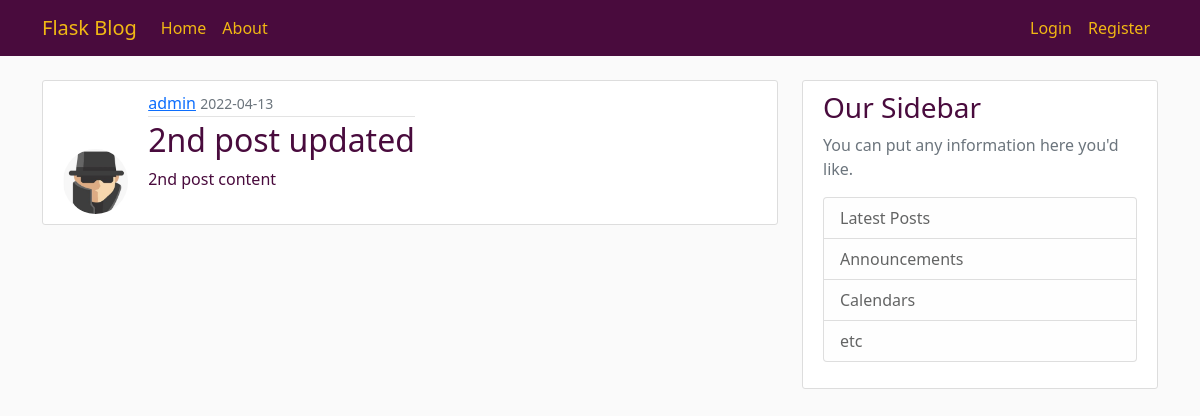
The page /post/2 on the database as committed earlier.
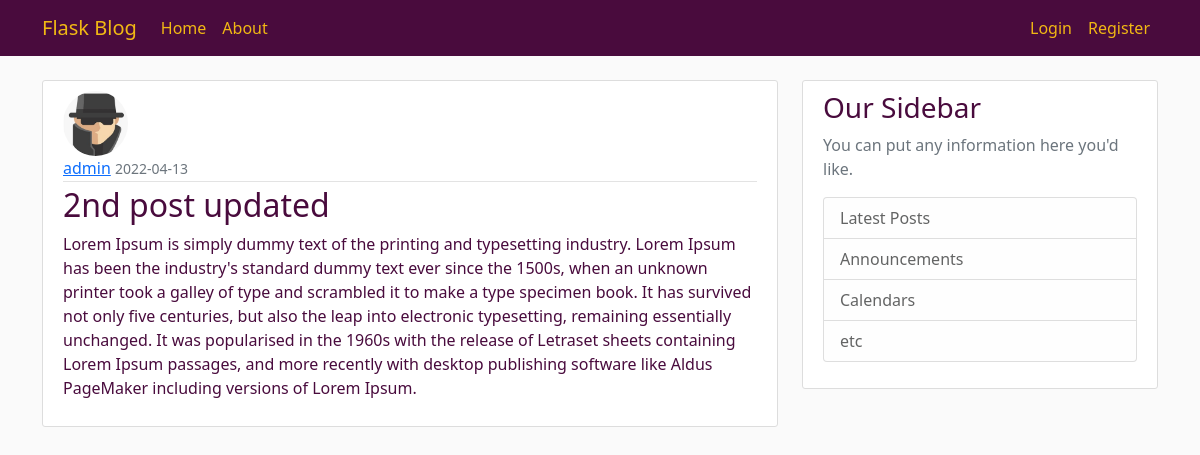
The same page on the database as committed later.
### flaskblog/models.py (models this page shows, shortened)
class Post(db.Model):
    id = db.Column(db.Integer, primary_key=True)
    title = db.Column(db.String(100), nullable=False)
    date_posted = db.Column(db.DateTime, nullable=False, default=datetime.utcnow)
    content = db.Column(db.Text, nullable=False)
    user_id = db.Column(db.Integer, db.ForeignKey('user.id'), nullable=False)

### flaskblog/routes.py (the view)
@app.route("/post/<int:post_id>", methods=['GET', 'POST'])
def post(post_id):
    post = Post.query.get_or_404(post_id)
    return render_template('post.html', title=post.title, post=post)

### flaskblog/templates/post.html (shortened to what this page needs)
{% extends "layout.html" %}
{% block content %}
<article class="media content-section">
    <img class="rounded-circle article-img"
         src="{{ url_for('static', filename='profile_pics/' + post.author.image_file) }}">
    <div class="media-body">
        <div class="article-metadata">
            <a class="mr-2" href="#">{{ post.author.username }}</a>
            <small class="text-muted">{{ post.date_posted.strftime('%Y-%m-%d') }}</small>
        </div>
        <h2 class="article-title">{{ post.title }}</h2>
        <p class="article-content">{{ post.content }}</p>
    </div>
</article>
{% endblock content%}

Rows that differ between the two databases and show on the page:
changed Post "2nd post updated": content "2nd post content" → "Lorem Ipsum is simply dummy text of the printing and typesetting industry. Lorem Ipsum has been the industry's standard dummy text ever since the 1500s, when an unknown printer took a galley of type and scrambled it to make a type specimen book. It has survived not only five centuries, but also the leap into electronic typesetting, remaining essentially unchanged. It was popularised in the 1960s with the release of Letraset sheets containing Lorem Ipsum passages, and more recently with desktop publishing software like Aldus PageMaker including versions of Lorem Ipsum."
